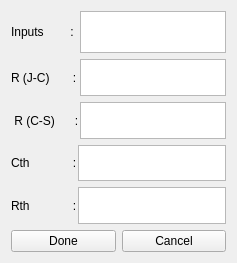
<?xml version="1.0" encoding="UTF-8"?>
<ui version="4.0">
 <class>ThermalBox</class>
 <widget class="QWidget" name="ThermalBox">
  <property name="geometry">
   <rect>
    <x>0</x>
    <y>0</y>
    <width>231</width>
    <height>263</height>
   </rect>
  </property>
  <property name="windowTitle">
   <string>Thermal Parameters</string>
  </property>
  <property name="windowIcon">
   <iconset>
    <normaloff>..\Images\thermalResistor.jpg</normaloff>..\Images\thermalResistor.jpg</iconset>
  </property>
  <property name="windowOpacity">
   <double>1.000000000000000</double>
  </property>
  <layout class="QVBoxLayout" name="verticalLayout">
   <item>
    <layout class="QHBoxLayout" name="horizontalLayout_3">
     <item>
      <widget class="QLabel" name="inputLabel">
       <property name="text">
        <string>Inputs        :</string>
       </property>
      </widget>
     </item>
     <item>
      <widget class="QTextEdit" name="displayEdit">
       <property name="sizePolicy">
        <sizepolicy hsizetype="Expanding" vsizetype="Ignored">
         <horstretch>0</horstretch>
         <verstretch>0</verstretch>
        </sizepolicy>
       </property>
       <property name="minimumSize">
        <size>
         <width>146</width>
         <height>42</height>
        </size>
       </property>
       <property name="autoFormatting">
        <set>QTextEdit::AutoAll</set>
       </property>
       <property name="readOnly">
        <bool>true</bool>
       </property>
       <property name="overwriteMode">
        <bool>true</bool>
       </property>
      </widget>
     </item>
    </layout>
   </item>
   <item>
    <layout class="QHBoxLayout" name="horizontalLayout">
     <property name="spacing">
      <number>3</number>
     </property>
     <item>
      <widget class="QLabel" name="label">
       <property name="sizePolicy">
        <sizepolicy hsizetype="Minimum" vsizetype="Minimum">
         <horstretch>0</horstretch>
         <verstretch>0</verstretch>
        </sizepolicy>
       </property>
       <property name="text">
        <string>R (J-C)       :</string>
       </property>
      </widget>
     </item>
     <item>
      <widget class="QTextEdit" name="rjc">
       <property name="sizePolicy">
        <sizepolicy hsizetype="Expanding" vsizetype="Ignored">
         <horstretch>0</horstretch>
         <verstretch>0</verstretch>
        </sizepolicy>
       </property>
       <property name="lineWidth">
        <number>-1</number>
       </property>
       <property name="midLineWidth">
        <number>0</number>
       </property>
       <property name="tabStopWidth">
        <number>80</number>
       </property>
       <property name="cursorWidth">
        <number>1</number>
       </property>
      </widget>
     </item>
    </layout>
   </item>
   <item>
    <layout class="QHBoxLayout" name="horizontalLayout_2">
     <property name="spacing">
      <number>1</number>
     </property>
     <item>
      <widget class="QLabel" name="label_2">
       <property name="text">
        <string> R (C-S)      :</string>
       </property>
      </widget>
     </item>
     <item>
      <widget class="QTextEdit" name="rcs">
       <property name="sizePolicy">
        <sizepolicy hsizetype="Expanding" vsizetype="Ignored">
         <horstretch>0</horstretch>
         <verstretch>0</verstretch>
        </sizepolicy>
       </property>
      </widget>
     </item>
    </layout>
   </item>
   <item>
    <layout class="QHBoxLayout" name="horizontalLayout_4">
     <property name="spacing">
      <number>1</number>
     </property>
     <item>
      <widget class="QLabel" name="label_4">
       <property name="text">
        <string>Cth             :</string>
       </property>
      </widget>
     </item>
     <item>
      <widget class="QTextEdit" name="cth">
       <property name="sizePolicy">
        <sizepolicy hsizetype="Expanding" vsizetype="Ignored">
         <horstretch>0</horstretch>
         <verstretch>0</verstretch>
        </sizepolicy>
       </property>
      </widget>
     </item>
    </layout>
   </item>
   <item>
    <layout class="QHBoxLayout" name="horizontalLayout_5">
     <property name="spacing">
      <number>1</number>
     </property>
     <item>
      <widget class="QLabel" name="label_5">
       <property name="text">
        <string>Rth             :</string>
       </property>
      </widget>
     </item>
     <item>
      <widget class="QTextEdit" name="rth">
       <property name="sizePolicy">
        <sizepolicy hsizetype="Expanding" vsizetype="Ignored">
         <horstretch>0</horstretch>
         <verstretch>0</verstretch>
        </sizepolicy>
       </property>
      </widget>
     </item>
    </layout>
   </item>
   <item>
    <layout class="QHBoxLayout" name="horizontalLayout_6">
     <item>
      <widget class="QPushButton" name="thermDoneBtn">
       <property name="text">
        <string>Done</string>
       </property>
      </widget>
     </item>
     <item>
      <widget class="QPushButton" name="thermCnclBtn">
       <property name="text">
        <string>Cancel</string>
       </property>
      </widget>
     </item>
    </layout>
   </item>
  </layout>
 </widget>
 <resources/>
 <connections>
  <connection>
   <sender>thermCnclBtn</sender>
   <signal>clicked()</signal>
   <receiver>thermCnclBtn</receiver>
   <slot>close()</slot>
   <hints>
    <hint type="sourcelabel">
     <x>178</x>
     <y>314</y>
    </hint>
    <hint type="destinationlabel">
     <x>181</x>
     <y>310</y>
    </hint>
   </hints>
  </connection>
 </connections>
</ui>
